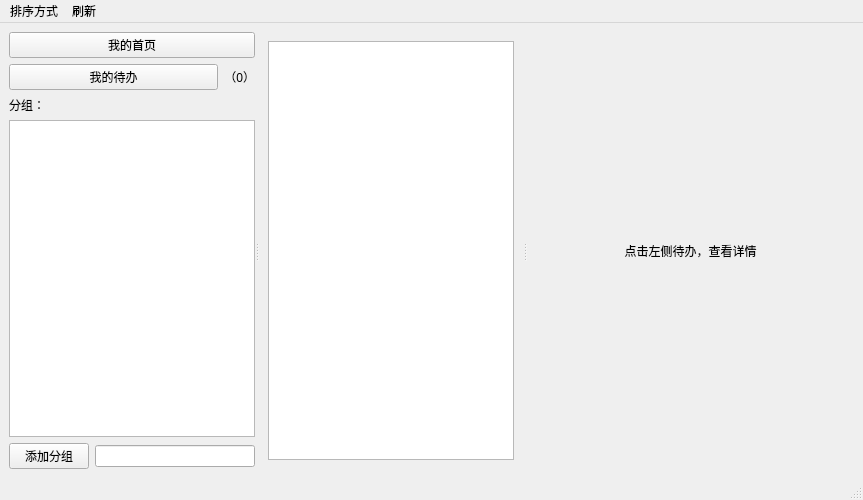
<?xml version="1.0" encoding="UTF-8"?>
<ui version="4.0">
 <class>Ktodo</class>
 <widget class="QMainWindow" name="Ktodo">
  <property name="geometry">
   <rect>
    <x>0</x>
    <y>0</y>
    <width>863</width>
    <height>500</height>
   </rect>
  </property>
  <property name="windowTitle">
   <string>Ktodo</string>
  </property>
  <widget class="QWidget" name="centralwidget">
   <layout class="QHBoxLayout" name="horizontalLayout_5">
    <item>
     <widget class="QSplitter" name="splitter_2">
      <property name="orientation">
       <enum>Qt::Horizontal</enum>
      </property>
      <widget class="QWidget" name="layoutWidget">
       <layout class="QVBoxLayout" name="verticalLayout_7">
        <item>
         <widget class="QPushButton" name="pushButton_firstWidget">
          <property name="text">
           <string>我的首页</string>
          </property>
         </widget>
        </item>
        <item>
         <layout class="QHBoxLayout" name="horizontalLayout_2">
          <item>
           <widget class="QPushButton" name="pushButton_secondWidget">
            <property name="text">
             <string>我的待办</string>
            </property>
           </widget>
          </item>
          <item>
           <widget class="QLabel" name="label_todoCount">
            <property name="sizePolicy">
             <sizepolicy hsizetype="Fixed" vsizetype="Preferred">
              <horstretch>0</horstretch>
              <verstretch>0</verstretch>
             </sizepolicy>
            </property>
            <property name="text">
             <string>（0）</string>
            </property>
            <property name="alignment">
             <set>Qt::AlignRight|Qt::AlignTrailing|Qt::AlignVCenter</set>
            </property>
           </widget>
          </item>
         </layout>
        </item>
        <item>
         <widget class="QLabel" name="label_10">
          <property name="text">
           <string>分组：</string>
          </property>
         </widget>
        </item>
        <item>
         <widget class="QTableView" name="tableView">
          <property name="textElideMode">
           <enum>Qt::ElideRight</enum>
          </property>
         </widget>
        </item>
        <item>
         <layout class="QHBoxLayout" name="horizontalLayout_3">
          <item>
           <widget class="QPushButton" name="pushButton_addGroup">
            <property name="text">
             <string>添加分组</string>
            </property>
           </widget>
          </item>
          <item>
           <widget class="QLineEdit" name="lineEdit_addGroup"/>
          </item>
         </layout>
        </item>
        <item>
         <layout class="QHBoxLayout" name="horizontalLayout"/>
        </item>
       </layout>
      </widget>
      <widget class="QStackedWidget" name="stackedWidget">
       <property name="enabled">
        <bool>true</bool>
       </property>
       <property name="currentIndex">
        <number>1</number>
       </property>
       <widget class="QWidget" name="page">
        <layout class="QVBoxLayout" name="verticalLayout_5">
         <item>
          <layout class="QVBoxLayout" name="verticalLayout_4">
           <item>
            <widget class="QSplitter" name="splitter">
             <property name="orientation">
              <enum>Qt::Vertical</enum>
             </property>
             <widget class="QWidget" name="layoutWidget">
              <layout class="QVBoxLayout" name="verticalLayout_3">
               <item>
                <widget class="QTableView" name="tableView_actTodo"/>
               </item>
               <item>
                <widget class="QPushButton" name="pushButton_done">
                 <property name="text">
                  <string>显示已完成：</string>
                 </property>
                 <property name="checkable">
                  <bool>true</bool>
                 </property>
                </widget>
               </item>
               <item>
                <widget class="QTableView" name="tableView_actDone"/>
               </item>
               <item>
                <layout class="QHBoxLayout" name="horizontalLayout_4">
                 <item>
                  <widget class="QPushButton" name="pushButton_addAct">
                   <property name="text">
                    <string>新建代办</string>
                   </property>
                  </widget>
                 </item>
                 <item>
                  <widget class="QLineEdit" name="lineEdit_addAct"/>
                 </item>
                </layout>
               </item>
               <item>
                <layout class="QVBoxLayout" name="verticalLayout_2"/>
               </item>
              </layout>
             </widget>
            </widget>
           </item>
          </layout>
         </item>
        </layout>
       </widget>
       <widget class="QWidget" name="page_2">
        <layout class="QVBoxLayout" name="verticalLayout_6">
         <item>
          <widget class="QTreeView" name="treeView"/>
         </item>
        </layout>
       </widget>
      </widget>
      <widget class="QStackedWidget" name="stackedWidget_2">
       <property name="currentIndex">
        <number>0</number>
       </property>
       <widget class="QWidget" name="page_5">
        <layout class="QHBoxLayout" name="horizontalLayout_7">
         <item>
          <widget class="QLabel" name="label_8">
           <property name="text">
            <string>点击左侧待办，查看详情</string>
           </property>
           <property name="alignment">
            <set>Qt::AlignCenter</set>
           </property>
          </widget>
         </item>
        </layout>
       </widget>
       <widget class="QWidget" name="page_6">
        <layout class="QHBoxLayout" name="horizontalLayout_6">
         <item>
          <layout class="QVBoxLayout" name="verticalLayout">
           <item>
            <layout class="QGridLayout" name="gridLayout">
             <item row="1" column="0">
              <widget class="QLabel" name="label_7">
               <property name="text">
                <string>优先级：</string>
               </property>
              </widget>
             </item>
             <item row="4" column="1">
              <widget class="QLineEdit" name="lineEdit_description"/>
             </item>
             <item row="6" column="0">
              <widget class="QLabel" name="label_6">
               <property name="text">
                <string>备注：</string>
               </property>
              </widget>
             </item>
             <item row="4" column="0">
              <widget class="QLabel" name="label_4">
               <property name="text">
                <string>描述：</string>
               </property>
              </widget>
             </item>
             <item row="0" column="0">
              <widget class="QLabel" name="label">
               <property name="text">
                <string>事项：</string>
               </property>
              </widget>
             </item>
             <item row="5" column="1">
              <widget class="QLineEdit" name="lineEdit_location"/>
             </item>
             <item row="3" column="0">
              <widget class="QLabel" name="label_3">
               <property name="text">
                <string>提醒时间：</string>
               </property>
              </widget>
             </item>
             <item row="1" column="1">
              <widget class="QComboBox" name="comboBox_priority">
               <property name="editable">
                <bool>true</bool>
               </property>
               <item>
                <property name="text">
                 <string>0</string>
                </property>
               </item>
               <item>
                <property name="text">
                 <string>1</string>
                </property>
               </item>
               <item>
                <property name="text">
                 <string>2</string>
                </property>
               </item>
               <item>
                <property name="text">
                 <string>3</string>
                </property>
               </item>
              </widget>
             </item>
             <item row="2" column="1">
              <widget class="QDateEdit" name="dateEdit_duetime"/>
             </item>
             <item row="5" column="0">
              <widget class="QLabel" name="label_5">
               <property name="text">
                <string>地点：</string>
               </property>
              </widget>
             </item>
             <item row="3" column="1">
              <widget class="QDateTimeEdit" name="dateTimeEdit_remtime"/>
             </item>
             <item row="2" column="0">
              <widget class="QLabel" name="label_2">
               <property name="text">
                <string>到期时间：</string>
               </property>
              </widget>
             </item>
             <item row="6" column="1">
              <widget class="QPlainTextEdit" name="plainTextEdit_note"/>
             </item>
             <item row="0" column="1">
              <widget class="QLineEdit" name="lineEdit_activity"/>
             </item>
            </layout>
           </item>
           <item>
            <widget class="QPushButton" name="pushButton">
             <property name="text">
              <string>确认修改</string>
             </property>
            </widget>
           </item>
          </layout>
         </item>
        </layout>
       </widget>
      </widget>
     </widget>
    </item>
   </layout>
  </widget>
  <widget class="QMenuBar" name="menubar">
   <property name="geometry">
    <rect>
     <x>0</x>
     <y>0</y>
     <width>863</width>
     <height>26</height>
    </rect>
   </property>
   <widget class="QMenu" name="menu_2">
    <property name="title">
     <string>排序方式</string>
    </property>
    <addaction name="separator"/>
    <addaction name="action_orderDue"/>
    <addaction name="action_orderCreate"/>
    <addaction name="action_orderPriority"/>
   </widget>
   <widget class="QMenu" name="menu">
    <property name="title">
     <string>刷新</string>
    </property>
    <addaction name="action_refresh"/>
   </widget>
   <addaction name="menu_2"/>
   <addaction name="menu"/>
  </widget>
  <widget class="QStatusBar" name="statusbar"/>
  <action name="action_orderDue">
   <property name="text">
    <string>到期时间排序</string>
   </property>
  </action>
  <action name="action_orderCreate">
   <property name="text">
    <string>创建时间排序</string>
   </property>
  </action>
  <action name="action_orderPriority">
   <property name="text">
    <string>优先级排序</string>
   </property>
  </action>
  <action name="action_5">
   <property name="text">
    <string>添加分组</string>
   </property>
  </action>
  <action name="action_deleteGroup">
   <property name="text">
    <string>删除分组</string>
   </property>
   <property name="shortcut">
    <string>Ctrl+D</string>
   </property>
  </action>
  <action name="action_refresh">
   <property name="text">
    <string>我的首页刷新</string>
   </property>
  </action>
 </widget>
 <resources/>
 <connections/>
</ui>
